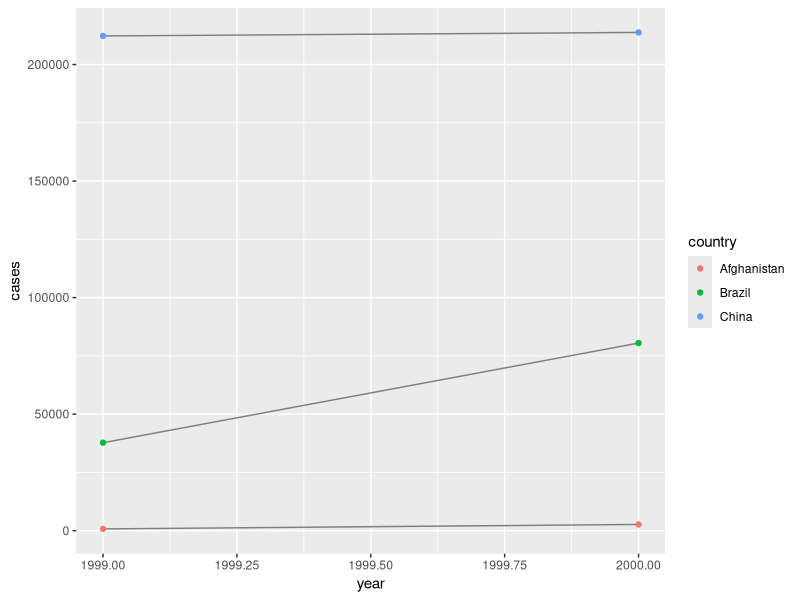
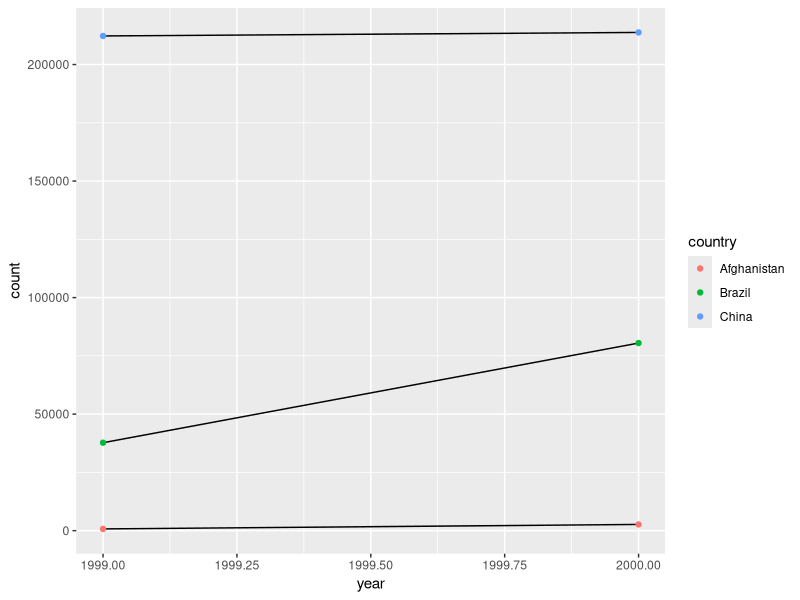
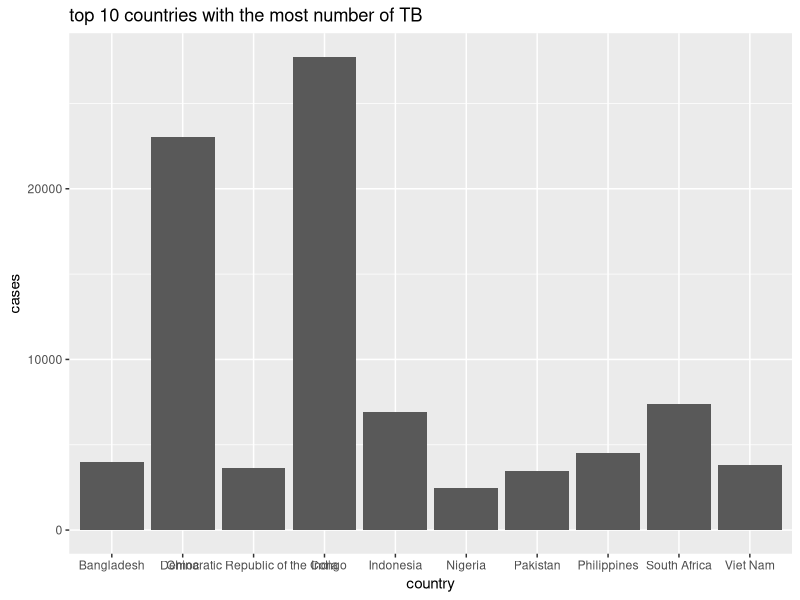

The R script that drew these images, in order:
## ---- chunk 1
library(tidyverse)
library(ggplot2)
?count
## ---- chunk 2
table1
table2
table3
table4a
table4b
## ---- chunk 3
#compute rate per 10000
table1 %>%
  mutate(rate = cases/population * 10000)

#compute cases per year
table1 %>%
  group_by(country,year) %>%
  summarize(n = mean(cases))

table1 %>%
  count(year, wt = cases)

#visualize changes overtime
ggplot(table1 , aes(x = year, y = cases))+
  geom_line(aes(group = country), color = 'grey50')+
  geom_point(aes(color = country))
## ---- chunk 4
#compute the rate for table2, table4a, table4b
#using table2
cases = table2 %>%
  filter(type == 'cases') %>%
  select(-type) %>%
  rename( 'cases' = 'count')

population = table2 %>%
  filter(type == 'population') %>%
  select(-type) %>%
  rename( 'population' = 'count')

table2_tidy = merge(cases, population) %>%
  mutate(rate = cases/population * 10000)

table1
table2 %>%
  filter(type == 'cases') %>%
  ggplot(mapping = aes(x = year, y = count, group = country))+
  geom_line()+
  geom_point(aes(color = country))
## ---- chunk 5
#gathering
table4a

tidy4a = table4a %>%
  gather('1999', '2000', key = 'year', value = 'cases')

tidy4b = table4b %>%
  gather('1999', '2000', key = 'year', value = 'population')

left_join(tidy4a, tidy4b)
merge(tidy4a, tidy4b)


#spreading
table2 %>%
  spread(key = type, value = count)
## ---- chunk 6
#why are gather and spread not perfectly symmetrical. both spread and gather have a convert argument, what does it do
stocks = tibble(
  year = c(2015, 2015, 2016,2016),
  half = c(1,2,1,2),
  return = c(1.88, 0.59, 0.92, .17)
)
?spread
stocks %>%
  spread(year, return, convert = T) %>%
  gather('year','return', `2015`:`2016`, convert = T)
#convert for datatype

#why does this code fail
table4a %>%
  gather(`1999`, `2000`, key = 'year',value = 'cases')

#why does spreading this tibble fail? How could you add a new column to fix the problem
people = tribble(
  ~name, ~key, ~value,
  'Philipp Woods', 'age', 45,
  'Philipp Woods', 'height', 186,
  'Philipp Woods','age', 50,
  'Jessica Cordero','age',37,
  'Jessica Cordero','height',156
)
#add a row of distinct observation
people2 = people %>%
  group_by(name, key) %>%
  mutate(obs = row_number())

people2 %>%
  spread(key = key, value = value)

#tidy the simple tibble below
preg <- tribble(
  ~pregnant, ~male, ~female,
  "yes", NA, 10,
  "no", 20, 12
)
preg %>%
  gather('male','female', key = 'sex', value = count) %>%
  filter(!is.na(count))
  
## ---- chunk 7
table3
table3 %>%
  separate(rate, into = c('cases','population'), sep = '/', convert = T)

#can also pass a vector of integers to sep. will interpret the integers as position of split
table3 %>%
  separate(year, into = c('century','year'), sep = 2)
## ---- chunk 8
?unite
table5 %>%
  unite(new, century, year, sep = '')

table5 %>%
  unite(new, century, year, sep = '', remove = F)
## ---- chunk 9
?separate
#what do fill and extra do in separate
tibble(x = c('a,b,c', 'd,e,f,g','h,i,j')) %>%
  separate(x, into = c('one','two', 'three','four'), fill = 'left')

#combines the two
tibble(x = c("a,b,c", "d,e,f,g", "h,i,j")) %>%
  separate(x, c("one", "two", "three"), extra = "merge")

#compare and contrast separate and extract

#separate by character
tibble(x = c("X_1", "X_2", "AA_1", "AA_2")) %>%
    separate(x, c("variable", "into"), sep = "_")

#by position
tibble(x = c("X1", "X2", "Y1", "Y2")) %>%
  separate(x, c("variable", "into"), sep = c(1))

#function extract uses regular expression to specify groups. more flexible than separate because it does not require common separator

tibble(x = c("X_1", "X_2", "AA_1", "AA_2")) %>%
   extract(x, c("variable", "id"), regex = "([A-Z])_([0-9])")

tibble(x = c("X1", "X2", "Y1", "Y2")) %>%
  extract(x, c("variable", "id"), regex = "([A-Z])([0-9])")


## ---- chunk 10
stocks = tibble(
  year = c(2015,2015,2015,2015,2016,2016,2016),
  qtr = c(1,2,3,4,2,3,4),
  return = c(1.88, .59, .35, NA, .92, .17, 2.66)
)
#there are missing
stocks %>%
  spread(year, return)

?gather
stocks %>%
  spread(year, return) %>%
  gather(key = year, value = return, `2015`:`2016`, na.rm = T)

#complete takes a set of columns and finds all unique combinations
stocks %>%
  complete(year, qtr)

treatment = tribble(
  ~person, ~treatment, ~response,
  'Derrick Whitmore', 1, 7,
  NA, 2,10,
  NA, 3,9,
  'Katherine Burke', 1, 4
)
treatment

?fill
treatment %>%
  fill(person, .direction = 'up')
## ---- chunk 11
stocks <- tibble(
  year   = c(2015, 2015, 2015, 2015, 2016, 2016, 2016),
  qtr    = c(   1,    2,    3,    4,    2,    3,    4),
  return = c(1.88, 0.59, 0.35,   NA, 0.92, 0.17, 2.66)
)

?spread
stocks %>%
  spread(key = year, value = return, fill = 0)
## ---- chunk 12
summary(who)
who

#gather columns
who1 = who %>%
  gather(new_sp_m014:newrel_f65, key = 'key', value = 'cases', na.rm = T)

#get hint of the structure of values using key
who1 %>%
  count(key)
## ---- chunk 13
#minor fix on names so that they have consistent names
who2 = who1 %>%
  mutate(key = stringr::str_replace(key, 'newrel','new_rel'))

#separate the codes
who3 = who2 %>%
  separate(key, into = c('new','type','sexage'), sep = '_')

#drop columns
who4 = who3 %>%
  select(-iso2, -iso3, - new)

#split sex and age
who5 = who4 %>%
  separate(sexage, into = c('sex','age'), sep = 1)
who5
## ---- chunk 14
tidywho = who %>%
  gather(new_sp_m014:newrel_f65, key = 'code', value = 'value', na.rm = T) %>%
  mutate(code = stringr::str_replace(code, 'newrel','new_rel')) %>%
  separate(code, into = c('new','var','sexage')) %>%
  separate(sexage, into = c('sex','age'), sep = 1) %>%
  select(-iso2, -iso3, -new)

tidywho
## ---- chunk 15
#make informative visuzalization of data
tidywho %>%
  group_by(country) %>%
  summarize(mean_cases = mean(value, na.rm = T)) %>%
  arrange(desc(mean_cases)) %>%
  mutate(rank = rank(desc(mean_cases))) %>%
  filter(rank < 11) %>%
  ggplot(aes(country, mean_cases))+
  geom_col()+
  labs(y = 'cases', title = 'top 10 countries with the most number of TB')
